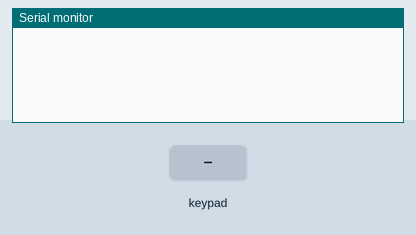
This sketch was run on a simulated Arduino Uno, built with avr-gcc and run on an emulated ATmega328P. On the bench: the last lines printed to the serial monitor. Wiring (inferred from the names in the program): 4×4 keypad with keys 1 2 3 A 4 5 6 B 7 8 9 C * 0 # D (labels assumed): rows pin 2, pin 3, pin 4, pin 5; columns pin 6, pin 7, pin 8, pin 9. The inputs (shaded band) are chosen by the test bench.

Above: at 1.2 s.
1.3 s: key '1' pressed
At 2.5 s:
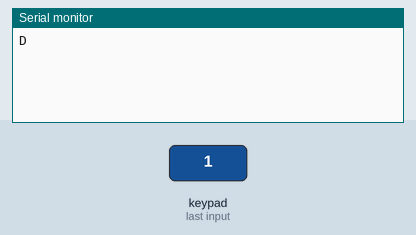
2.8 s: keypad keys 1 2 pressed 0.4 s apart
At 4.4 s:
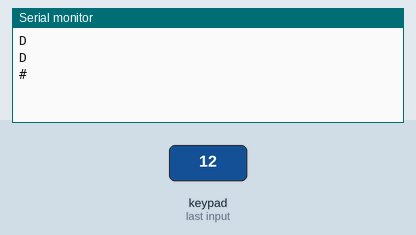
5.1 s: key '3' pressed
At 5.6 s:
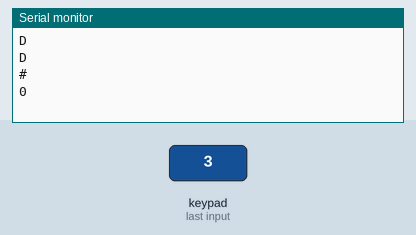
6.6 s: key 'A' pressed
At 7.8 s:
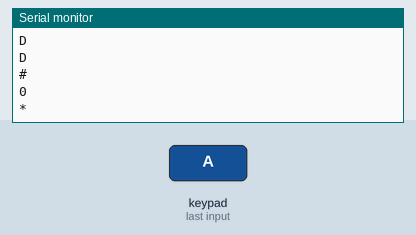
8.1 s: key '4' pressed
At 8.8 s:
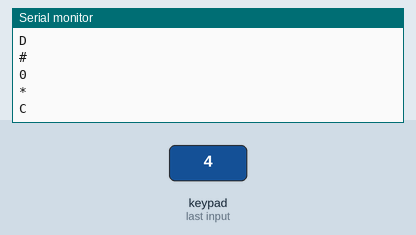
9.6 s: key '7' pressed
At 10.0 s:
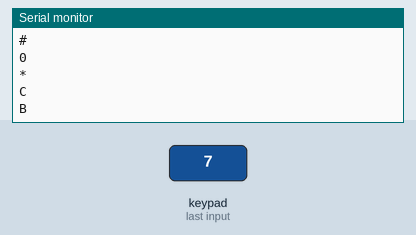

The sketch:

DasKeyPad.ino
```cpp
/*
Scope:         Das KeyPad (Digital)
Date:          30.03.2013
Description:   Dieser Sketch zeigt Dir die Ansteuerung eines KeyPads (Digital)
               Die Anzeige des gedrückten Tasters erfolgt im Serial-Monitor
Referenz:      http://arduino.cc/en/Reference/Serial
               http://arduino.cc/en/Reference/If
*/

#define KEY_NOT_PRESSED '-'  // Wird benötigt, wenn keine Taste gedrückt wird

// int row[] = {2, 3, 4, 5};    // Array mit Zeilen Pin-Nummern initialisieren
// int col[] = {6, 7, 8, 9};    // Array mit Spalten Pin-Nummern initialisieren


void setup()
{
  Serial.begin(9600);               // Serielle Ausgabe vorbereiten
  setKeyPad();
}

void loop()
{
  char myKey = readKey();           // Abfragen des gedrückten Tasters
  if(myKey != KEY_NOT_PRESSED)      // Abfrage, ob irgendein Taster gedrückt
    Serial.println(myKey);          // Ausgabe des Tastenzeichens
}
```

MyKeyPad_Fkts.ino
```cpp
// definition aller Tasten
#define KEY_1 '1'
#define KEY_2 '2'
#define KEY_3 '3'
#define KEY_4 '4'
#define KEY_5 '5'
#define KEY_6 '6'
#define KEY_7 '7'
#define KEY_8 '8'
#define KEY_9 '9'
#define KEY_0 '0'
#define KEY_STAR '*'
#define KEY_HASH '#'
#define KEY_A 'A'
#define KEY_B 'B'
#define KEY_C 'C'
#define KEY_D 'D'

long lastValue;              // Letzte Zeit der millis-Funktion
long debounceTime = 500;     // Prellzeit auf 500ms setzen

int row[] = {2, 3, 4, 5};    // Array mit Zeilen Pin-Nummern initialisieren
int col[] = {6, 7, 8, 9};    // Array mit Spalten Pin-Nummern initialisieren

void setKeyPad()             // Ein- Ausgänge des KeyPad initialisieren
{
  for(int r = 0; r < 4; r++)
    pinMode(row[r], OUTPUT);
  for(int c = 0; c < 4; c++)
    pinMode(col[c], INPUT);
}

char readKey()        // Funktion zum Ermitteln des gedrückten Tasters auf dem KeyPad
{
  char key = KEY_NOT_PRESSED;    // Standard ist keine Taste ist gedrückt
  for(int r = 0; r < 4; r++)     // Zeilen nacheinander auf HIGH legen
  {
    digitalWrite(row[r], HIGH);  // Zeile auf HIGH
    delay(1);                    // kurz warten
    for(int c = 0; c < 4; c++)   // Spalten nacheinander lesen
    {
      if((digitalRead(col[c]) == HIGH)&&(millis() - lastValue) >= debounceTime)
      {      // wenn eine Taste gedrückt also HIGH und Tastenwiederholzeit abgelaufen
        if((c==3)&&(r==3)) key = KEY_1;    // dann Code der gedrückten Taste
        if((c==2)&&(r==3)) key = KEY_2;    // abhängig von Zeilen- und Spaltennummer
        if((c==1)&&(r==3)) key = KEY_3;    // in Variable setzen
        if((c==0)&&(r==3)) key = KEY_A;
        if((c==3)&&(r==2)) key = KEY_4;
        if((c==2)&&(r==2)) key = KEY_5;
        if((c==1)&&(r==2)) key = KEY_6;
        if((c==0)&&(r==2)) key = KEY_B;
        if((c==3)&&(r==1)) key = KEY_7;
        if((c==2)&&(r==1)) key = KEY_8;
        if((c==1)&&(r==1)) key = KEY_9;
        if((c==0)&&(r==1)) key = KEY_C;
        if((c==3)&&(r==0)) key = KEY_STAR;
        if((c==2)&&(r==0)) key = KEY_0;
        if((c==1)&&(r==0)) key = KEY_HASH;
        if((c==0)&&(r==0)) key = KEY_D;
        lastValue = millis();      // Intervall zurück setzen
      }
    }
    digitalWrite(row[r], LOW);     // Zurücksetzten der Zeile auf Ursprungspegel LOW
    delay(1);                      // kurz warten
  }
  return key;                      // Tastencode zurückgeben
}
```

Measured:
- after the input at 1.3 s, the serial monitor: prints a new line at once (image 1)
- after the input at 2.8 s, the serial monitor: prints a new line after 0.52 s (image 2)
- after the input at 5.1 s, the serial monitor: prints a new line at once (image 3)
- after the input at 6.6 s, the serial monitor: prints a new line at once (image 4)
- after the input at 8.1 s, the serial monitor: prints a new line at once (image 5)
- after the input at 9.6 s, the serial monitor: prints a new line at once (image 6)
